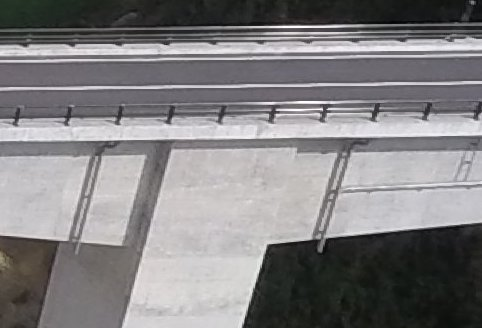
#> input picture cropped_test_image/test3.jpg, 482 x 328 px, found by its file name
$ python find_camera.py
#> lines starting #> are read from the running program, lines starting #| are printed output that depends on the picture
### ROI.py
# -*- coding: utf-8 -*-
import numpy as np
import cv2 as cv
from matplotlib import pyplot as plt
img = cv.imread('test3.jpg',0)
#> img: shape (328, 482); min 4, max 255, mean 128.7
edges = cv.Canny(img,150,250)
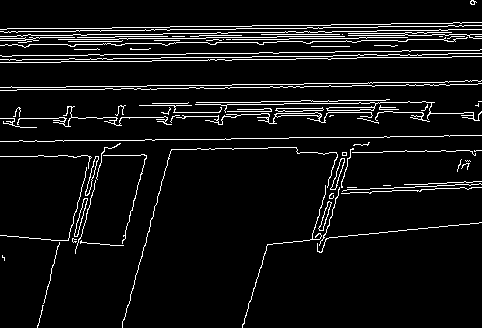
#> edges: shape (328, 482); 6.8% white in thin lines or dots
plt.subplot(121),plt.imshow(img,cmap = 'gray')
plt.title('Original Image'), plt.xticks([]), plt.yticks([])
plt.subplot(122),plt.imshow(edges,cmap = 'gray')
plt.title('Edge Image'), plt.xticks([]), plt.yticks([])
img2 = img.copy()
Final_ROI = img.copy()
minLengthHOR = 500
maxLineHOR = 30

lines = cv.HoughLinesP(edges,rho = 1,theta = 1*np.pi/180,threshold = 300 ,minLineLength = minLengthHOR ,maxLineGap = maxLineHOR)
#> lines = None

#> (the run stopped early here; a loop or call above may not have finished)

$ run again, with cropped_test_image/test1.jpg copied over cropped_test_image/test3.jpg
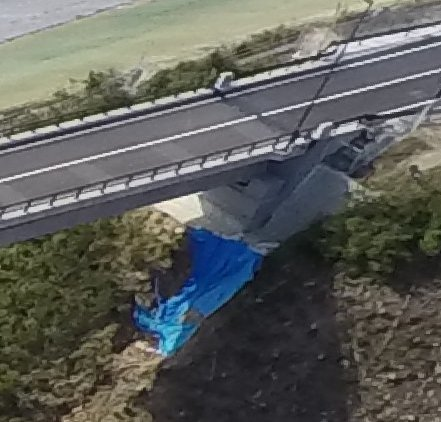
#> input picture cropped_test_image/test1.jpg, 441 x 422 px, found by its file name
#> `img = cv.imread('test3.jpg',0)`:
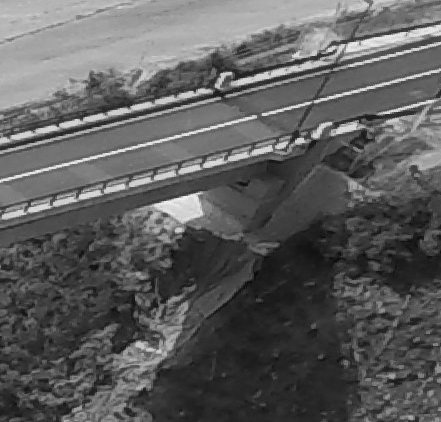
#> img: shape (422, 441); min 8, max 247, mean 92.9
#> `edges = cv.Canny(img,150,250)`:
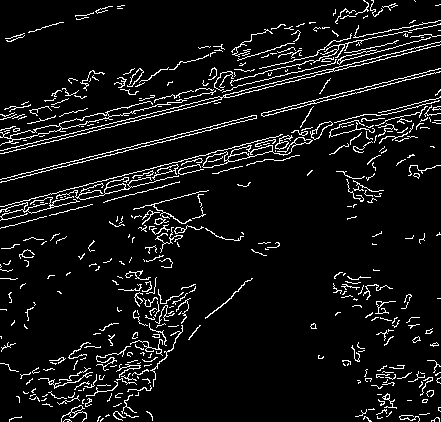
#> edges: shape (422, 441); 7.2% white in thin lines or dots
#> lines = None

$ run again, with cropped_test_image/test2.jpg copied over cropped_test_image/test3.jpg
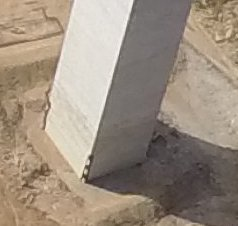
#> input picture cropped_test_image/test2.jpg, 238 x 226 px, found by its file name
#> `img = cv.imread('test3.jpg',0)`:
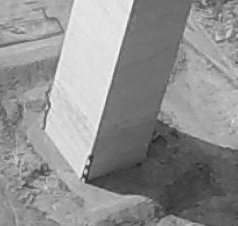
#> img: shape (226, 238); min 35, max 245, mean 144.5
#> `edges = cv.Canny(img,150,250)`:
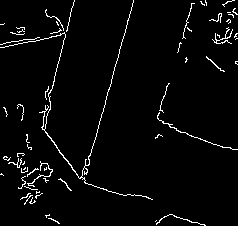
#> edges: shape (226, 238); 3.2% white in thin lines or dots
#> lines = None
